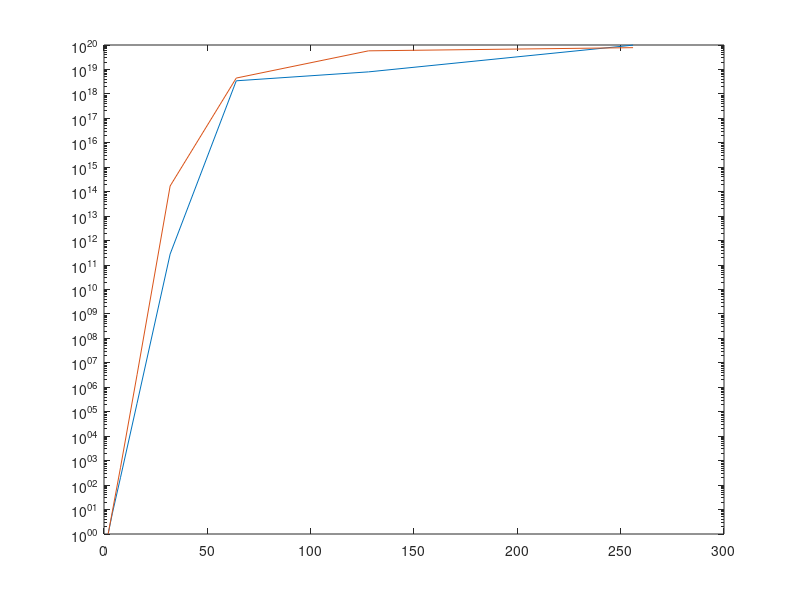

Here is the MATLAB script that generated this plot:
clear; 
clc;

%% Define the unknown function to interpolate
%f = @(x) exp(x).*sin(x);
f = @(x) 1./(1+25*x.^2);

%% Setup different numbers of interpolation nodes/data sites.
Nd = [2,4,8,16,32,64,128,256];

%% Setup the points at which we want to evaluate the interpolant
xe = linspace(-1,1,1000)'; %generate evenly-spaced points
ye = f(xe); %evaluate function

%% Preallocate space for numerical solution
ye_num = zeros(length(ye),length(Nd));

%% Start plotting stuff
figure
plot(xe,ye,'black');
pause %waits for input

%% Create two vectors that can store the conditional values for the chebyshev and linspace points
c_chebyshev = zeros(length(Nd),1);
c_linspace = zeros (length(Nd),1);
%% Loop goes over different numbers of interpolation nodes
for it=1:length(Nd)
    %% initialize a zero matrix according to the number of nodes to calculate the 
    x_chebyshev = zeros(Nd(it),1);
    
    %% compute the chebysehv extrema values for each of the points
    for k=1:Nd(it)
        x_chebyshev(k,1) = cos(((k - 1)/ (Nd(it) - 1)) * pi);
    end
    
    x_linspace = linspace(-1,1,Nd(it))'; %generate evenly-spaced points in [-1,1].
    %y = f(x);
    
    %% Form Vandermonde matrix "intelligently"
    V_chebyshev = zeros(length(x_chebyshev),length(x_chebyshev));
    for vit = 1:Nd(it)
        V_chebyshev(:,vit) = x_chebyshev.^(vit-1);
    end
    
    V_linspace = zeros(length(x_linspace),length(x_linspace));
    for vit = 1:Nd(it)
        V_linspace(:,vit) = x_linspace.^(vit-1);
    end
    
    %Compute the condition number
    condition_number_chebyshev = cond(V_chebyshev);
    c_chebyshev(it) = condition_number_chebyshev;
    
    condition_number_linspace = cond(V_linspace);
    c_linspace(it) = condition_number_linspace;
end

%% Now plot relative errors

semilogy(Nd,c_chebyshev,Nd,c_linspace);
    